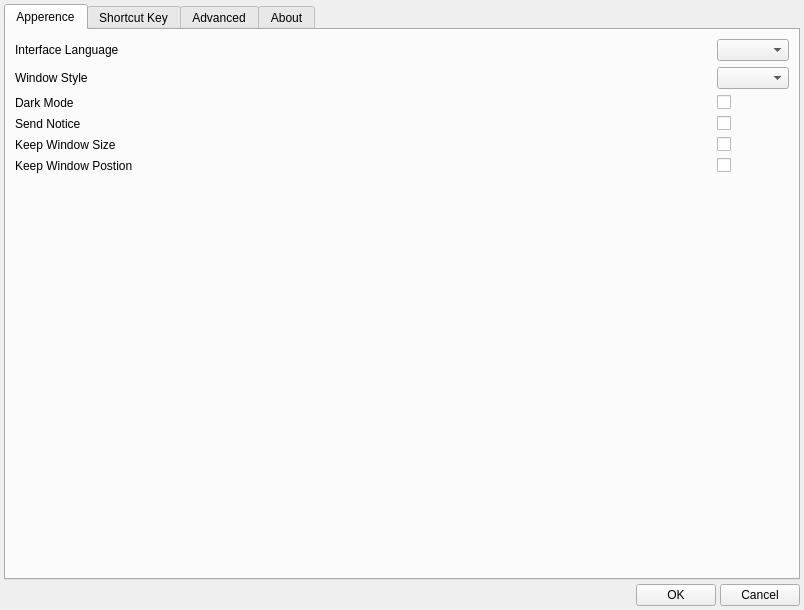
<?xml version="1.0" encoding="UTF-8"?>
<ui version="4.0">
 <class>ConfigDialog</class>
 <widget class="QDialog" name="ConfigDialog">
  <property name="geometry">
   <rect>
    <x>0</x>
    <y>0</y>
    <width>804</width>
    <height>610</height>
   </rect>
  </property>
  <property name="windowTitle">
   <string>Configuration</string>
  </property>
  <layout class="QVBoxLayout" name="verticalLayout">
   <property name="spacing">
    <number>4</number>
   </property>
   <property name="leftMargin">
    <number>4</number>
   </property>
   <property name="topMargin">
    <number>4</number>
   </property>
   <property name="rightMargin">
    <number>4</number>
   </property>
   <property name="bottomMargin">
    <number>4</number>
   </property>
   <item>
    <layout class="QHBoxLayout" name="horizontalLayout_2">
     <item>
      <widget class="QTabWidget" name="tabWidget">
       <property name="currentIndex">
        <number>0</number>
       </property>
       <widget class="QWidget" name="apperenceTab">
        <attribute name="title">
         <string>Apperence</string>
        </attribute>
        <layout class="QVBoxLayout" name="verticalLayout_4">
         <item>
          <layout class="QGridLayout" name="gridLayout">
           <item row="0" column="0">
            <widget class="QLabel" name="label_4">
             <property name="text">
              <string>Interface Language</string>
             </property>
            </widget>
           </item>
           <item row="0" column="2">
            <widget class="QComboBox" name="languageComboBox"/>
           </item>
           <item row="2" column="0">
            <widget class="QLabel" name="label_3">
             <property name="text">
              <string>Dark Mode</string>
             </property>
            </widget>
           </item>
           <item row="5" column="2">
            <widget class="QCheckBox" name="keepWindowsPosCheckBox">
             <property name="text">
              <string/>
             </property>
            </widget>
           </item>
           <item row="0" column="1">
            <spacer name="horizontalSpacer_7">
             <property name="orientation">
              <enum>Qt::Horizontal</enum>
             </property>
             <property name="sizeHint" stdset="0">
              <size>
               <width>40</width>
               <height>20</height>
              </size>
             </property>
            </spacer>
           </item>
           <item row="4" column="2">
            <widget class="QCheckBox" name="keepWindowsSizeCheckBox">
             <property name="text">
              <string/>
             </property>
            </widget>
           </item>
           <item row="5" column="0">
            <widget class="QLabel" name="label">
             <property name="text">
              <string>Keep Window Postion</string>
             </property>
            </widget>
           </item>
           <item row="1" column="2">
            <widget class="QComboBox" name="styleComboBox">
             <property name="sizePolicy">
              <sizepolicy hsizetype="Preferred" vsizetype="Fixed">
               <horstretch>0</horstretch>
               <verstretch>0</verstretch>
              </sizepolicy>
             </property>
            </widget>
           </item>
           <item row="2" column="2">
            <widget class="QCheckBox" name="darkModeCheckBox">
             <property name="text">
              <string/>
             </property>
            </widget>
           </item>
           <item row="1" column="0">
            <widget class="QLabel" name="label_5">
             <property name="text">
              <string>Window Style</string>
             </property>
            </widget>
           </item>
           <item row="4" column="0">
            <widget class="QLabel" name="label_2">
             <property name="text">
              <string>Keep Window Size</string>
             </property>
            </widget>
           </item>
           <item row="3" column="0">
            <widget class="QLabel" name="label_6">
             <property name="text">
              <string>Send Notice</string>
             </property>
            </widget>
           </item>
           <item row="3" column="2">
            <widget class="QCheckBox" name="noticeCheckBox">
             <property name="text">
              <string/>
             </property>
            </widget>
           </item>
          </layout>
         </item>
         <item>
          <spacer name="verticalSpacer">
           <property name="orientation">
            <enum>Qt::Vertical</enum>
           </property>
           <property name="sizeHint" stdset="0">
            <size>
             <width>20</width>
             <height>40</height>
            </size>
           </property>
          </spacer>
         </item>
        </layout>
       </widget>
       <widget class="QWidget" name="shortcutKeyTab">
        <attribute name="title">
         <string>Shortcut Key</string>
        </attribute>
        <layout class="QVBoxLayout" name="verticalLayout_6">
         <item>
          <layout class="QGridLayout" name="gridLayout_2">
           <item row="2" column="2">
            <widget class="QCheckBox" name="scrollToEndKeyCheckBox">
             <property name="text">
              <string/>
             </property>
            </widget>
           </item>
           <item row="0" column="2">
            <widget class="QCheckBox" name="showHideKeyCheckBox">
             <property name="text">
              <string/>
             </property>
            </widget>
           </item>
           <item row="1" column="2">
            <widget class="QCheckBox" name="clearOutputKeyCheckBox">
             <property name="text">
              <string/>
             </property>
            </widget>
           </item>
           <item row="2" column="0">
            <widget class="QLabel" name="label_9">
             <property name="text">
              <string>scrollToEndKey</string>
             </property>
            </widget>
           </item>
           <item row="1" column="3">
            <widget class="QKeySequenceEdit" name="clearOutputKeySequenceEdit">
             <property name="sizePolicy">
              <sizepolicy hsizetype="Fixed" vsizetype="Fixed">
               <horstretch>0</horstretch>
               <verstretch>0</verstretch>
              </sizepolicy>
             </property>
            </widget>
           </item>
           <item row="1" column="0">
            <widget class="QLabel" name="label_8">
             <property name="text">
              <string>Clear Output</string>
             </property>
            </widget>
           </item>
           <item row="0" column="3">
            <widget class="QKeySequenceEdit" name="showHideKeySequenceEdit">
             <property name="sizePolicy">
              <sizepolicy hsizetype="Fixed" vsizetype="Fixed">
               <horstretch>0</horstretch>
               <verstretch>0</verstretch>
              </sizepolicy>
             </property>
            </widget>
           </item>
           <item row="2" column="3">
            <widget class="QKeySequenceEdit" name="scrollToEndKeySequenceEdit">
             <property name="sizePolicy">
              <sizepolicy hsizetype="Fixed" vsizetype="Fixed">
               <horstretch>0</horstretch>
               <verstretch>0</verstretch>
              </sizepolicy>
             </property>
            </widget>
           </item>
           <item row="0" column="0">
            <widget class="QLabel" name="label_7">
             <property name="text">
              <string>Show/Hide</string>
             </property>
            </widget>
           </item>
           <item row="0" column="1">
            <spacer name="horizontalSpacer_8">
             <property name="orientation">
              <enum>Qt::Horizontal</enum>
             </property>
             <property name="sizeHint" stdset="0">
              <size>
               <width>40</width>
               <height>20</height>
              </size>
             </property>
            </spacer>
           </item>
          </layout>
         </item>
         <item>
          <spacer name="verticalSpacer_3">
           <property name="orientation">
            <enum>Qt::Vertical</enum>
           </property>
           <property name="sizeHint" stdset="0">
            <size>
             <width>20</width>
             <height>401</height>
            </size>
           </property>
          </spacer>
         </item>
        </layout>
       </widget>
       <widget class="QWidget" name="advancedTab">
        <attribute name="title">
         <string>Advanced</string>
        </attribute>
        <layout class="QVBoxLayout" name="verticalLayout_5">
         <item>
          <spacer name="verticalSpacer_2">
           <property name="orientation">
            <enum>Qt::Vertical</enum>
           </property>
           <property name="sizeHint" stdset="0">
            <size>
             <width>20</width>
             <height>474</height>
            </size>
           </property>
          </spacer>
         </item>
         <item>
          <widget class="QPushButton" name="restoreButton">
           <property name="toolTip">
            <string>This will delete all settings, and restart application.</string>
           </property>
           <property name="text">
            <string>Restore Default Settings</string>
           </property>
          </widget>
         </item>
        </layout>
       </widget>
       <widget class="QWidget" name="aboutTab">
        <attribute name="title">
         <string>About</string>
        </attribute>
        <layout class="QVBoxLayout" name="verticalLayout_3">
         <item>
          <layout class="QHBoxLayout" name="horizontalLayout_9">
           <item>
            <layout class="QHBoxLayout" name="horizontalLayout_3">
             <item>
              <widget class="QLabel" name="iconLabel">
               <property name="minimumSize">
                <size>
                 <width>64</width>
                 <height>64</height>
                </size>
               </property>
               <property name="text">
                <string/>
               </property>
              </widget>
             </item>
             <item>
              <widget class="QLabel" name="nameLabel">
               <property name="sizePolicy">
                <sizepolicy hsizetype="Minimum" vsizetype="Minimum">
                 <horstretch>0</horstretch>
                 <verstretch>0</verstretch>
                </sizepolicy>
               </property>
               <property name="maximumSize">
                <size>
                 <width>16777215</width>
                 <height>64</height>
                </size>
               </property>
               <property name="text">
                <string>&lt;html&gt;&lt;head/&gt;&lt;body&gt;&lt;p&gt;&lt;span style=&quot; font-size:18pt;&quot;&gt;CoCOM&lt;/span&gt;&lt;/p&gt;&lt;/body&gt;&lt;/html&gt;</string>
               </property>
               <property name="textInteractionFlags">
                <set>Qt::LinksAccessibleByMouse|Qt::TextSelectableByMouse</set>
               </property>
              </widget>
             </item>
            </layout>
           </item>
           <item>
            <widget class="Line" name="line_2">
             <property name="orientation">
              <enum>Qt::Vertical</enum>
             </property>
            </widget>
           </item>
           <item>
            <layout class="QVBoxLayout" name="verticalLayout_2">
             <item>
              <layout class="QHBoxLayout" name="horizontalLayout_4">
               <item>
                <widget class="QLabel" name="versionLabel_2">
                 <property name="sizePolicy">
                  <sizepolicy hsizetype="Fixed" vsizetype="Fixed">
                   <horstretch>0</horstretch>
                   <verstretch>0</verstretch>
                  </sizepolicy>
                 </property>
                 <property name="text">
                  <string>Version:</string>
                 </property>
                </widget>
               </item>
               <item>
                <widget class="QLabel" name="versionLabel">
                 <property name="sizePolicy">
                  <sizepolicy hsizetype="Fixed" vsizetype="Fixed">
                   <horstretch>0</horstretch>
                   <verstretch>0</verstretch>
                  </sizepolicy>
                 </property>
                 <property name="text">
                  <string>vx.x.x.x</string>
                 </property>
                 <property name="textInteractionFlags">
                  <set>Qt::LinksAccessibleByMouse|Qt::TextSelectableByMouse</set>
                 </property>
                </widget>
               </item>
               <item>
                <spacer name="horizontalSpacer_9">
                 <property name="orientation">
                  <enum>Qt::Horizontal</enum>
                 </property>
                 <property name="sizeHint" stdset="0">
                  <size>
                   <width>40</width>
                   <height>20</height>
                  </size>
                 </property>
                </spacer>
               </item>
              </layout>
             </item>
             <item>
              <layout class="QHBoxLayout" name="horizontalLayout_5">
               <item>
                <widget class="QLabel" name="commitLabel_2">
                 <property name="sizePolicy">
                  <sizepolicy hsizetype="Fixed" vsizetype="Fixed">
                   <horstretch>0</horstretch>
                   <verstretch>0</verstretch>
                  </sizepolicy>
                 </property>
                 <property name="text">
                  <string>Commit:</string>
                 </property>
                </widget>
               </item>
               <item>
                <widget class="QLabel" name="commitLabel">
                 <property name="sizePolicy">
                  <sizepolicy hsizetype="Fixed" vsizetype="Fixed">
                   <horstretch>0</horstretch>
                   <verstretch>0</verstretch>
                  </sizepolicy>
                 </property>
                 <property name="text">
                  <string>x.x.x.x</string>
                 </property>
                 <property name="textInteractionFlags">
                  <set>Qt::LinksAccessibleByMouse|Qt::TextSelectableByMouse</set>
                 </property>
                </widget>
               </item>
               <item>
                <spacer name="horizontalSpacer_6">
                 <property name="orientation">
                  <enum>Qt::Horizontal</enum>
                 </property>
                 <property name="sizeHint" stdset="0">
                  <size>
                   <width>40</width>
                   <height>20</height>
                  </size>
                 </property>
                </spacer>
               </item>
              </layout>
             </item>
             <item>
              <layout class="QHBoxLayout" name="horizontalLayout_6">
               <item>
                <widget class="QLabel" name="buildTimeLabel_2">
                 <property name="sizePolicy">
                  <sizepolicy hsizetype="Fixed" vsizetype="Fixed">
                   <horstretch>0</horstretch>
                   <verstretch>0</verstretch>
                  </sizepolicy>
                 </property>
                 <property name="text">
                  <string>Build Time:</string>
                 </property>
                </widget>
               </item>
               <item>
                <widget class="QLabel" name="buildTimeLabel">
                 <property name="sizePolicy">
                  <sizepolicy hsizetype="Fixed" vsizetype="Fixed">
                   <horstretch>0</horstretch>
                   <verstretch>0</verstretch>
                  </sizepolicy>
                 </property>
                 <property name="text">
                  <string>x.x.x.x</string>
                 </property>
                 <property name="textInteractionFlags">
                  <set>Qt::LinksAccessibleByMouse|Qt::TextSelectableByMouse</set>
                 </property>
                </widget>
               </item>
               <item>
                <spacer name="horizontalSpacer_5">
                 <property name="orientation">
                  <enum>Qt::Horizontal</enum>
                 </property>
                 <property name="sizeHint" stdset="0">
                  <size>
                   <width>40</width>
                   <height>20</height>
                  </size>
                 </property>
                </spacer>
               </item>
              </layout>
             </item>
             <item>
              <layout class="QHBoxLayout" name="horizontalLayout_7">
               <item>
                <widget class="QLabel" name="qtVersionLabel_2">
                 <property name="sizePolicy">
                  <sizepolicy hsizetype="Fixed" vsizetype="Fixed">
                   <horstretch>0</horstretch>
                   <verstretch>0</verstretch>
                  </sizepolicy>
                 </property>
                 <property name="text">
                  <string>Qt:</string>
                 </property>
                </widget>
               </item>
               <item>
                <widget class="QLabel" name="qtVersionLabel">
                 <property name="sizePolicy">
                  <sizepolicy hsizetype="Fixed" vsizetype="Fixed">
                   <horstretch>0</horstretch>
                   <verstretch>0</verstretch>
                  </sizepolicy>
                 </property>
                 <property name="text">
                  <string>x.x.x.x</string>
                 </property>
                 <property name="textInteractionFlags">
                  <set>Qt::LinksAccessibleByMouse|Qt::TextSelectableByMouse</set>
                 </property>
                </widget>
               </item>
               <item>
                <spacer name="horizontalSpacer_4">
                 <property name="orientation">
                  <enum>Qt::Horizontal</enum>
                 </property>
                 <property name="sizeHint" stdset="0">
                  <size>
                   <width>40</width>
                   <height>20</height>
                  </size>
                 </property>
                </spacer>
               </item>
              </layout>
             </item>
             <item>
              <layout class="QHBoxLayout" name="horizontalLayout_8">
               <item>
                <widget class="QLabel" name="luaVersionLabel_2">
                 <property name="sizePolicy">
                  <sizepolicy hsizetype="Fixed" vsizetype="Fixed">
                   <horstretch>0</horstretch>
                   <verstretch>0</verstretch>
                  </sizepolicy>
                 </property>
                 <property name="text">
                  <string>Lua:</string>
                 </property>
                </widget>
               </item>
               <item>
                <widget class="QLabel" name="luaVersionLabel">
                 <property name="sizePolicy">
                  <sizepolicy hsizetype="Fixed" vsizetype="Fixed">
                   <horstretch>0</horstretch>
                   <verstretch>0</verstretch>
                  </sizepolicy>
                 </property>
                 <property name="text">
                  <string>x.x.x.x</string>
                 </property>
                 <property name="textInteractionFlags">
                  <set>Qt::LinksAccessibleByMouse|Qt::TextSelectableByMouse</set>
                 </property>
                </widget>
               </item>
               <item>
                <spacer name="horizontalSpacer_3">
                 <property name="orientation">
                  <enum>Qt::Horizontal</enum>
                 </property>
                 <property name="sizeHint" stdset="0">
                  <size>
                   <width>40</width>
                   <height>20</height>
                  </size>
                 </property>
                </spacer>
               </item>
              </layout>
             </item>
            </layout>
           </item>
           <item>
            <spacer name="horizontalSpacer_2">
             <property name="orientation">
              <enum>Qt::Horizontal</enum>
             </property>
             <property name="sizeHint" stdset="0">
              <size>
               <width>40</width>
               <height>20</height>
              </size>
             </property>
            </spacer>
           </item>
          </layout>
         </item>
         <item>
          <widget class="Line" name="line">
           <property name="orientation">
            <enum>Qt::Horizontal</enum>
           </property>
          </widget>
         </item>
         <item>
          <layout class="QHBoxLayout" name="horizontalLayout_10">
           <item>
            <widget class="QLabel" name="gitHubLabel_2">
             <property name="maximumSize">
              <size>
               <width>16777215</width>
               <height>32</height>
              </size>
             </property>
             <property name="text">
              <string>&lt;html&gt;&lt;head/&gt;&lt;body&gt;&lt;p&gt;&lt;a href=&quot;https://github.com/cocom-official/CoCOM&quot;&gt;&lt;span style=&quot; font-size:10pt; text-decoration: underline; color:#0000ff;&quot;&gt;Home Page&lt;/span&gt;&lt;/a&gt;&lt;/p&gt;&lt;/body&gt;&lt;/html&gt;</string>
             </property>
             <property name="alignment">
              <set>Qt::AlignCenter</set>
             </property>
             <property name="openExternalLinks">
              <bool>true</bool>
             </property>
            </widget>
           </item>
           <item>
            <widget class="QLabel" name="blogLabel">
             <property name="maximumSize">
              <size>
               <width>16777215</width>
               <height>32</height>
              </size>
             </property>
             <property name="text">
              <string>&lt;html&gt;&lt;head/&gt;&lt;body&gt;&lt;p&gt;&lt;a href=&quot;https://blog.ztluo.dev/&quot;&gt;&lt;span style=&quot; font-size:10pt; text-decoration: underline; color:#0000ff;&quot;&gt;Blog&lt;/span&gt;&lt;/a&gt;&lt;/p&gt;&lt;/body&gt;&lt;/html&gt;</string>
             </property>
             <property name="alignment">
              <set>Qt::AlignCenter</set>
             </property>
             <property name="openExternalLinks">
              <bool>true</bool>
             </property>
            </widget>
           </item>
           <item>
            <widget class="QLabel" name="gitHubLabel">
             <property name="maximumSize">
              <size>
               <width>16777215</width>
               <height>32</height>
              </size>
             </property>
             <property name="text">
              <string>&lt;html&gt;&lt;head/&gt;&lt;body&gt;&lt;p&gt;&lt;a href=&quot;https://github.com/zt-luo&quot;&gt;&lt;span style=&quot; font-size:10pt; text-decoration: underline; color:#0000ff;&quot;&gt;GitHub&lt;/span&gt;&lt;/a&gt;&lt;/p&gt;&lt;/body&gt;&lt;/html&gt;</string>
             </property>
             <property name="alignment">
              <set>Qt::AlignCenter</set>
             </property>
             <property name="openExternalLinks">
              <bool>true</bool>
             </property>
            </widget>
           </item>
          </layout>
         </item>
         <item>
          <widget class="QTextBrowser" name="textBrowser">
           <property name="sizePolicy">
            <sizepolicy hsizetype="Preferred" vsizetype="Preferred">
             <horstretch>0</horstretch>
             <verstretch>0</verstretch>
            </sizepolicy>
           </property>
           <property name="openExternalLinks">
            <bool>true</bool>
           </property>
           <property name="openLinks">
            <bool>true</bool>
           </property>
          </widget>
         </item>
        </layout>
       </widget>
      </widget>
     </item>
    </layout>
   </item>
   <item>
    <layout class="QHBoxLayout" name="horizontalLayout">
     <item>
      <spacer name="horizontalSpacer">
       <property name="orientation">
        <enum>Qt::Horizontal</enum>
       </property>
       <property name="sizeHint" stdset="0">
        <size>
         <width>40</width>
         <height>20</height>
        </size>
       </property>
      </spacer>
     </item>
     <item>
      <widget class="QPushButton" name="okButton">
       <property name="text">
        <string>OK</string>
       </property>
      </widget>
     </item>
     <item>
      <widget class="QPushButton" name="cancelButton">
       <property name="text">
        <string>Cancel</string>
       </property>
      </widget>
     </item>
    </layout>
   </item>
  </layout>
 </widget>
 <resources/>
 <connections/>
</ui>
